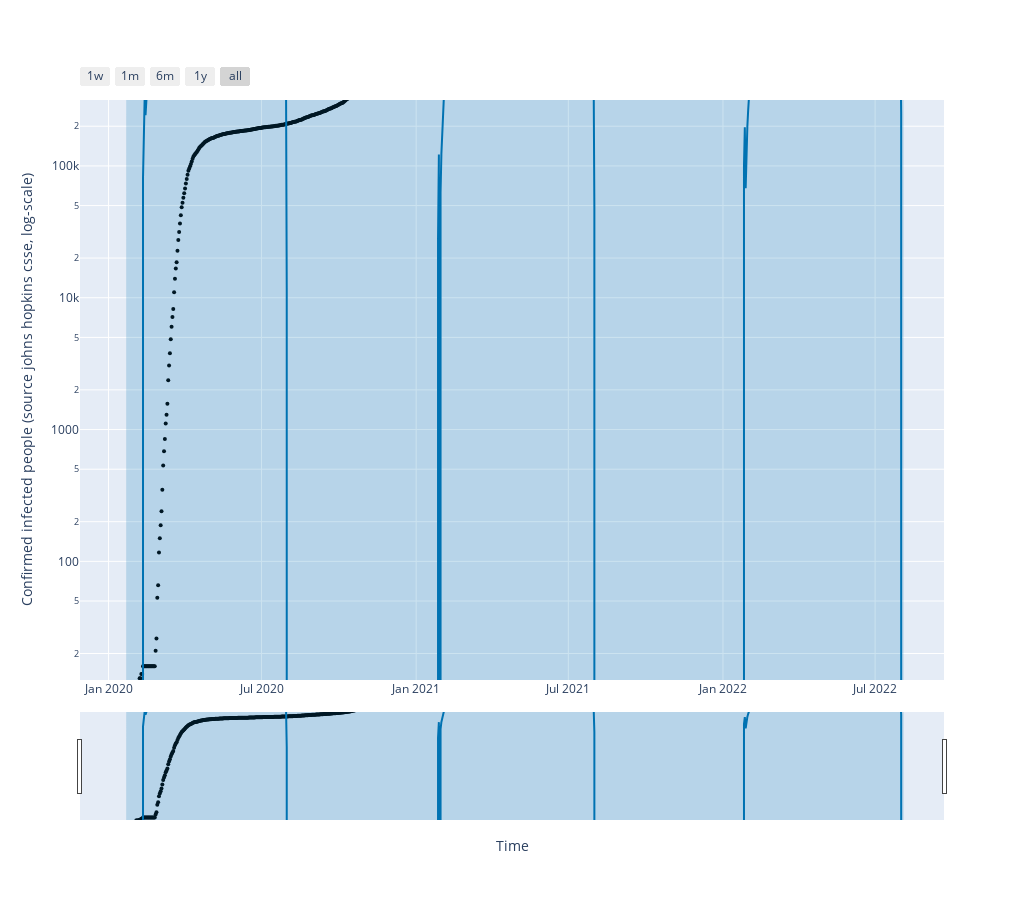

Source (notebook cell):
### Code cell
import plotly.offline as py
from prophet.plot import plot_plotly

fig = plot_plotly(my_model, forecast)  # This returns a plotly Figure

fig.update_layout(
    width=1024,
    height=900,
    xaxis_title="Time",
    yaxis_title="Confirmed infected people (source johns hopkins csse, log-scale)",
)
fig.update_yaxes(type="log",range=[1.1,5.5])
py.iplot(fig)

### Figure 1 — Plotly figure (JSON) as saved in the notebook; plotly's stock layout.template omitted (floating-point values rounded to 4 significant figures; data arrays with more than 128 entries replaced by an {"elided": "..."} marker saying what was removed)
{"data": [{"marker": {"color": "black", "size": 4}, "mode": "markers", "name": "Actual", "type": "scatter", "x": {"elided": "919 str values"}, "y": {"elided": "919 int values"}}, {"hoverinfo": "skip", "line": {"width": 0}, "mode": "lines", "type": "scatter", "x": {"elided": "926 str values"}, "y": {"elided": "926 float values"}}, {"fill": "tonexty", "fillcolor": "rgba(0, 114, 178, 0.2)", "line": {"color": "#0072B2", "width": 2}, "mode": "lines", "name": "Predicted", "type": "scatter", "x": {"elided": "926 str values"}, "y": {"elided": "926 float values"}}, {"fill": "tonexty", "fillcolor": "rgba(0, 114, 178, 0.2)", "hoverinfo": "skip", "line": {"width": 0}, "mode": "lines", "type": "scatter", "x": {"elided": "926 str values"}, "y": {"elided": "926 float values"}}, {"line": {"color": "black", "dash": "dash", "width": 2}, "mode": "lines", "name": "Cap", "type": "scatter", "x": {"elided": "926 str values"}, "y": {"elided": "926 int values"}}], "layout": {"height": 900, "showlegend": false, "width": 1024, "xaxis": {"rangeselector": {"buttons": [{"count": 7, "label": "1w", "step": "day", "stepmode": "backward"}, {"count": 1, "label": "1m", "step": "month", "stepmode": "backward"}, {"count": 6, "label": "6m", "step": "month", "stepmode": "backward"}, {"count": 1, "label": "1y", "step": "year", "stepmode": "backward"}, {"step": "all"}]}, "rangeslider": {"visible": true}, "title": {"text": "Time"}, "type": "date"}, "yaxis": {"range": [1.1, 5.5], "title": {"text": "Confirmed infected people (source johns hopkins csse, log-scale)"}, "type": "log"}}}
